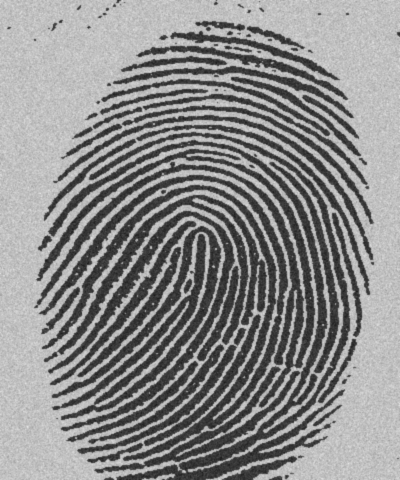
#> input picture immagini/impronta.jpg, 400 x 480 px, found by its file name
$ python untitled7.py
#> lines starting #> are read from the running program, lines starting #| are printed output that depends on the picture
import numpy as np
import skimage.io as io
import matplotlib.pyplot as plt
import scipy.ndimage as ndi
import skimage.color as cl
from sklearn.cluster import k_means
from skimage.exposure import equalize_hist


def trasf(x, k):
    #x viene vettorizzato quindi lo riportiamo a matrice.
    x=np.reshape(x, (k,k))

    #punto 1
    X=np.fft.fftshift(np.fft.fft2(x))

    #punto2
    X0=X[0,0]
    X1=X[0,1]
    X2=X[0,2]
    X3=X[1,2]
    X4=X[2,2]

    a = np.array([np.real(X1),np.imag(X1),np.real(X2),np.imag(X2),
                  np.real(X3),np.imag(X3),np.real(X4),np.imag(X4)])

    c = a > 0

    # 5) conversione del vettore in un numero decimale
    w = 2**np.arange(8)
    y = np.sum(w*c)

    return y


if __name__=='__main__':
    plt.close('all')
    k=9
    x=np.float64(io.imread('Immagini/impronta.jpg'))
#> x: shape (480, 400) float64; min 29, max 224, mean 140.2

    plt.figure(1)
    plt.imshow(x, clim=[0,255], cmap='gray')
    plt.title('Originale')


    y=ndi.generic_filter(x, trasf, (k,k), extra_arguments=(k,))
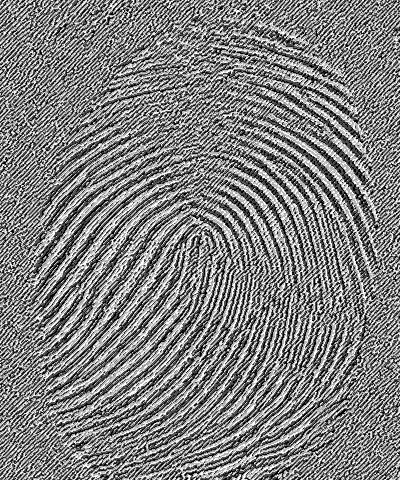
#> y: shape (480, 400) float64; min 0, max 255, mean 128.3

    plt.figure(2)
    plt.hist(y)
    n,b= np.histogram(x.flatten(), bins=257)
#> n = 257 values, max 5750 at index 214, min 0 at index 4, mean 747.1; b = 258 values from 29 to 224

#> (the run stopped early here; a loop or call above may not have finished)
